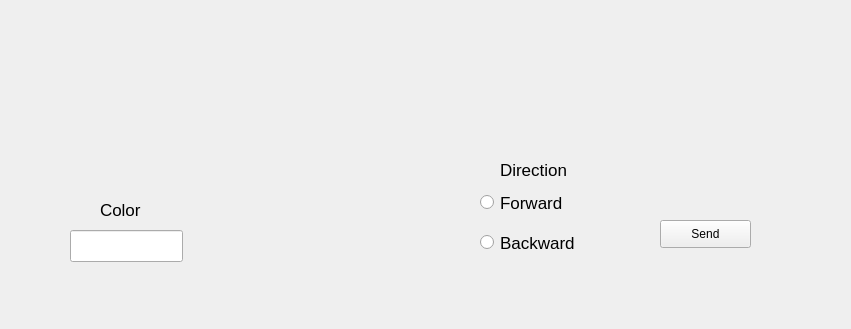
      <widget class="QWidget" name="page_8">
       <property name="geometry">
        <rect>
         <x>0</x>
         <y>0</y>
         <width>851</width>
         <height>329</height>
        </rect>
       </property>
       <attribute name="label">
        <string>Wipe</string>
       </attribute>
       <widget class="QLabel" name="label_25">
        <property name="geometry">
         <rect>
          <x>100</x>
          <y>200</y>
          <width>62</width>
          <height>20</height>
         </rect>
        </property>
        <property name="font">
         <font>
          <pointsize>13</pointsize>
         </font>
        </property>
        <property name="text">
         <string>Color</string>
        </property>
       </widget>
       <widget class="QLineEdit" name="lineEdit_18">
        <property name="geometry">
         <rect>
          <x>70</x>
          <y>230</y>
          <width>113</width>
          <height>32</height>
         </rect>
        </property>
       </widget>
       <widget class="QRadioButton" name="radioButton_7">
        <property name="geometry">
         <rect>
          <x>480</x>
          <y>190</y>
          <width>109</width>
          <height>25</height>
         </rect>
        </property>
        <property name="font">
         <font>
          <pointsize>13</pointsize>
         </font>
        </property>
        <property name="text">
         <string>Forward</string>
        </property>
       </widget>
       <widget class="QRadioButton" name="radioButton_8">
        <property name="geometry">
         <rect>
          <x>480</x>
          <y>230</y>
          <width>109</width>
          <height>25</height>
         </rect>
        </property>
        <property name="font">
         <font>
          <pointsize>13</pointsize>
         </font>
        </property>
        <property name="text">
         <string>Backward</string>
        </property>
       </widget>
       <widget class="QLabel" name="label_26">
        <property name="geometry">
         <rect>
          <x>500</x>
          <y>160</y>
          <width>71</width>
          <height>20</height>
         </rect>
        </property>
        <property name="font">
         <font>
          <pointsize>13</pointsize>
         </font>
        </property>
        <property name="text">
         <string>Direction</string>
        </property>
       </widget>
       <widget class="QPushButton" name="pushButton_11">
        <property name="geometry">
         <rect>
          <x>660</x>
          <y>220</y>
          <width>91</width>
          <height>28</height>
         </rect>
        </property>
        <property name="text">
         <string>Send</string>
        </property>
       </widget>
      </widget>
